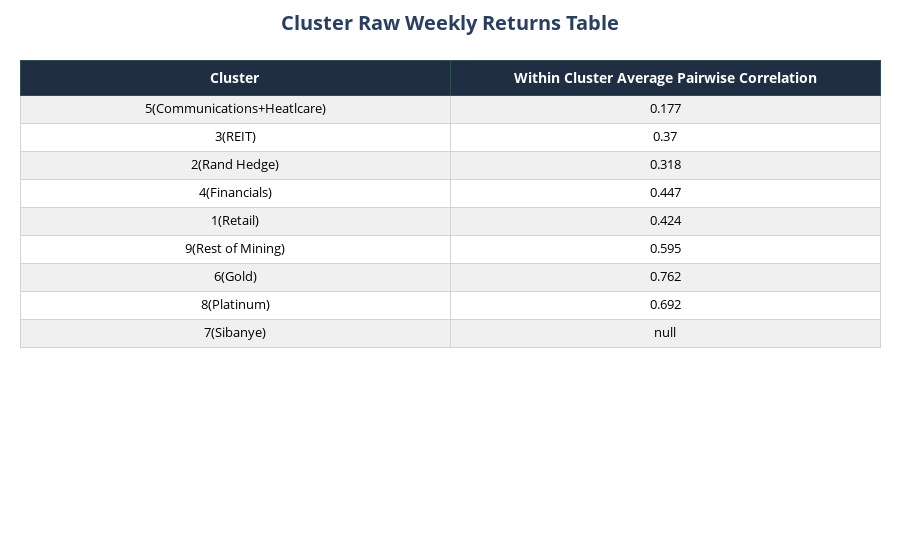
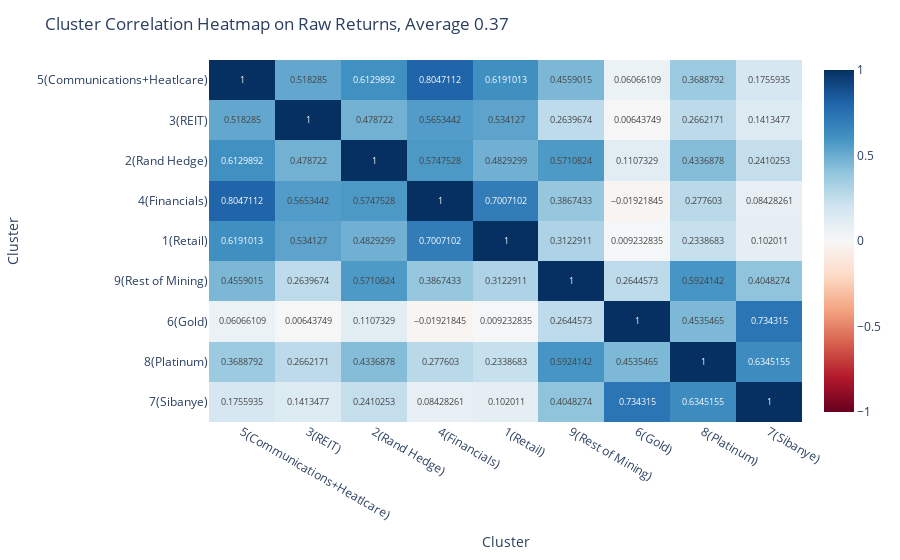

Notebook source saved alongside these figures, in order:
### Code cell
evaluation1(cluster_returns, cluster=True)

### Figure 1 — Plotly figure (JSON) as saved in the notebook; plotly's stock layout.template omitted (floating-point values rounded to 4 significant figures)
{"data": [{"cells": {"align": "center", "fill": {"color": [["#f0f0f0", "#ffffff", "#f0f0f0", "#ffffff", "#f0f0f0", "#ffffff", "#f0f0f0", "#ffffff", "#f0f0f0"], ["#f0f0f0", "#ffffff", "#f0f0f0", "#ffffff", "#f0f0f0", "#ffffff", "#f0f0f0", "#ffffff", "#f0f0f0"]]}, "font": {"color": "black", "size": 13}, "height": 28, "line": {"color": "lightgrey"}, "values": [["5(Communications+Heatlcare)", "3(REIT)", "2(Rand Hedge)", "4(Financials)", "1(Retail)", "9(Rest of Mining)", "6(Gold)", "8(Platinum)", "7(Sibanye)"], [0.177, 0.37, 0.318, 0.447, 0.424, 0.595, 0.762, 0.692, null]]}, "header": {"align": "center", "fill": {"color": "#1f2e43"}, "font": {"color": "white", "size": 14}, "height": 35, "line": {"color": "darkslategray"}, "values": ["<b>Cluster</b>", "<b>Within Cluster Average Pairwise Correlation</b>"]}, "type": "table"}], "layout": {"margin": {"b": 20, "l": 20, "r": 20, "t": 60}, "paper_bgcolor": "white", "title": {"font": {"size": 20}, "text": "<b>Cluster Raw Weekly Returns Table</b>", "x": 0.5, "xanchor": "center"}}}

### Figure 2 — Plotly figure (JSON) as saved in the notebook; plotly's stock layout.template omitted (floating-point values rounded to 4 significant figures)
{"data": [{"coloraxis": "coloraxis", "hovertemplate": "Cluster: %{x}<br>Cluster: %{y}<br>color: %{z}<extra></extra>", "name": "0", "texttemplate": "%{z}", "type": "heatmap", "x": ["5(Communications+Heatlcare)", "3(REIT)", "2(Rand Hedge)", "4(Financials)", "1(Retail)", "9(Rest of Mining)", "6(Gold)", "8(Platinum)", "7(Sibanye)"], "xaxis": "x", "y": ["5(Communications+Heatlcare)", "3(REIT)", "2(Rand Hedge)", "4(Financials)", "1(Retail)", "9(Rest of Mining)", "6(Gold)", "8(Platinum)", "7(Sibanye)"], "yaxis": "y", "z": [[1, 0.5183, 0.613, 0.8047, 0.6191, 0.4559, 0.06066, 0.3689, 0.1756], [0.5183, 1, 0.4787, 0.5653, 0.5341, 0.264, 0.006437, 0.2662, 0.1413], [0.613, 0.4787, 1, 0.5748, 0.4829, 0.5711, 0.1107, 0.4337, 0.241], [0.8047, 0.5653, 0.5748, 1, 0.7007, 0.3867, -0.01922, 0.2776, 0.08428], [0.6191, 0.5341, 0.4829, 0.7007, 1, 0.3123, 0.009233, 0.2339, 0.102], [0.4559, 0.264, 0.5711, 0.3867, 0.3123, 1, 0.2645, 0.5924, 0.4048], [0.06066, 0.006437, 0.1107, -0.01922, 0.009233, 0.2645, 1, 0.4535, 0.7343], [0.3689, 0.2662, 0.4337, 0.2776, 0.2339, 0.5924, 0.4535, 1, 0.6345], [0.1756, 0.1413, 0.241, 0.08428, 0.102, 0.4048, 0.7343, 0.6345, 1]]}], "layout": {"coloraxis": {"cmax": 1, "cmin": -1, "colorscale": [[0, "rgb(103,0,31)"], [0.1, "rgb(178,24,43)"], [0.2, "rgb(214,96,77)"], [0.3, "rgb(244,165,130)"], [0.4, "rgb(253,219,199)"], [0.5, "rgb(247,247,247)"], [0.6, "rgb(209,229,240)"], [0.7, "rgb(146,197,222)"], [0.8, "rgb(67,147,195)"], [0.9, "rgb(33,102,172)"], [1, "rgb(5,48,97)"]]}, "margin": {"t": 60}, "title": {"text": "Cluster Correlation Heatmap on Raw Returns, Average 0.37"}, "xaxis": {"anchor": "y", "domain": [0, 1], "title": {"text": "Cluster"}}, "yaxis": {"anchor": "x", "autorange": "reversed", "domain": [0, 1], "title": {"text": "Cluster"}}}}
